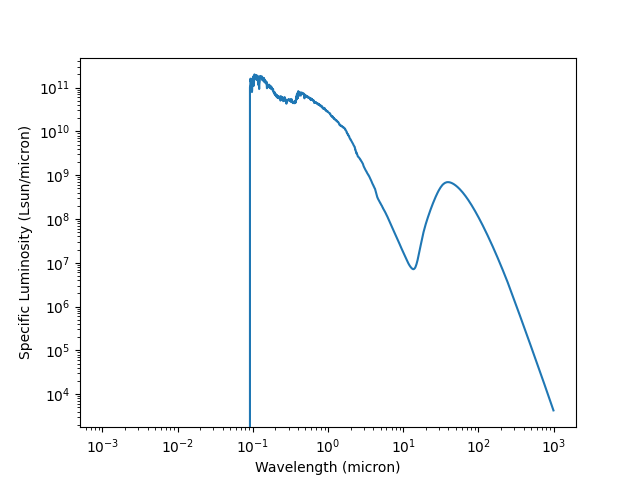

Here is the Python script that generated this plot:
import astropy as ast
from astropy import units as u
import numpy as np
import matplotlib.pyplot as plt


#read sed.txt and create array from data
text_file = open("sed.txt", "r")
sed = np.loadtxt('sed.txt', delimiter = ",")
wave = sed[:, 0]    
lum = sed[:, 1]     
print("wave: ", wave)
print("lum: ", lum)


#Create new array of x (wavelength) in specified distribution
b= np.where((wave<=1000) & (wave>=10))
newWave = np.array(wave[b])
#Create new arrat of y (luminosities) in the same index positions found from np.where()
newlum = np.array(lum[b])
output = np.trapz(newlum, -newWave)
#Convert units
output *= u.Lsun
output2 = output.to(u.erg/u.s)
print("output2: ", output2)




#Plot the spectral enegry distribution
plt.plot(wave, lum)
plt.xscale('log')
plt.yscale('log')
plt.xlabel('Wavelength (micron)')
plt.ylabel('Specific Luminosity (Lsun/micron)')
plt.savefig('yudovich_denise_hw7.png')

